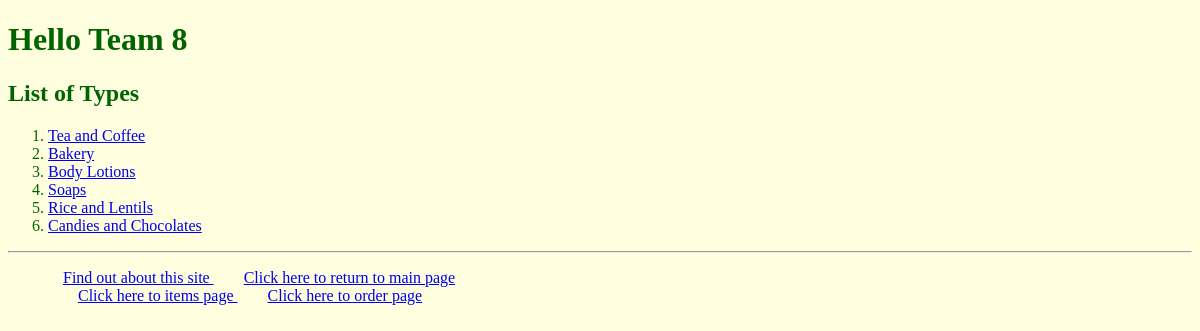
The page / on the database its author committed.
### myapp1/models.py (models this page shows, shortened)
class Type(models.Model):
    name = models.CharField(max_length=200)

### myapp1/views.py (the view)
# urls.py: path('', views.index, name='index'),
def index(request):
    type_list = Type.objects.all().order_by('id')[:7]
    return render(request, 'myapp1/index0.html', {'type_list': type_list})

### templates/myapp1/index0.html (shortened to what this page needs)
{% extends 'myapp1/base.html' %}
{% block body_block %}
<body>
    {% if type_list %}
        <h2>List of Types</h2>
        <ol>
            {% for type in type_list %}
                <li><a href="{% url 'myapp1:detail' type.id%}">{{type.name}}</a></li>
            {% endfor %}
        </ol>
    {% else %}
        <strong>None of the types is available</strong>
    {% endif %}
</body>
{% endblock %}

### myapp1/static/myapp1/style.css (style rules this page uses)
.body { background-color: lightyellow; color: darkgreen; }

### rows shown on the page
Type: name "Tea and Coffee"
Type: name "Bakery"
Type: name "Body Lotions"
Type: name "Soaps"
Type: name "Rice and Lentils"
Type: name "Candies and Chocolates"
